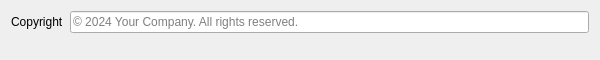
<?xml version="1.0" encoding="UTF-8"?>
<ui version="4.0">
 <class>WidgetCommonBlocFooter</class>
 <widget class="QWidget" name="WidgetCommonBlocFooter">
  <property name="geometry">
   <rect>
    <x>0</x>
    <y>0</y>
    <width>600</width>
    <height>60</height>
   </rect>
  </property>
  <property name="windowTitle">
   <string>Footer</string>
  </property>
  <layout class="QFormLayout" name="formLayout">
   <property name="fieldGrowthPolicy">
    <enum>QFormLayout::AllNonFixedFieldsGrow</enum>
   </property>
   <item row="0" column="0">
    <widget class="QLabel" name="labelText">
     <property name="text">
      <string>Copyright</string>
     </property>
    </widget>
   </item>
   <item row="0" column="1">
    <widget class="QLineEdit" name="lineEditText">
     <property name="placeholderText">
      <string>© 2024 Your Company. All rights reserved.</string>
     </property>
    </widget>
   </item>
  </layout>
 </widget>
 <resources/>
 <connections/>
</ui>
